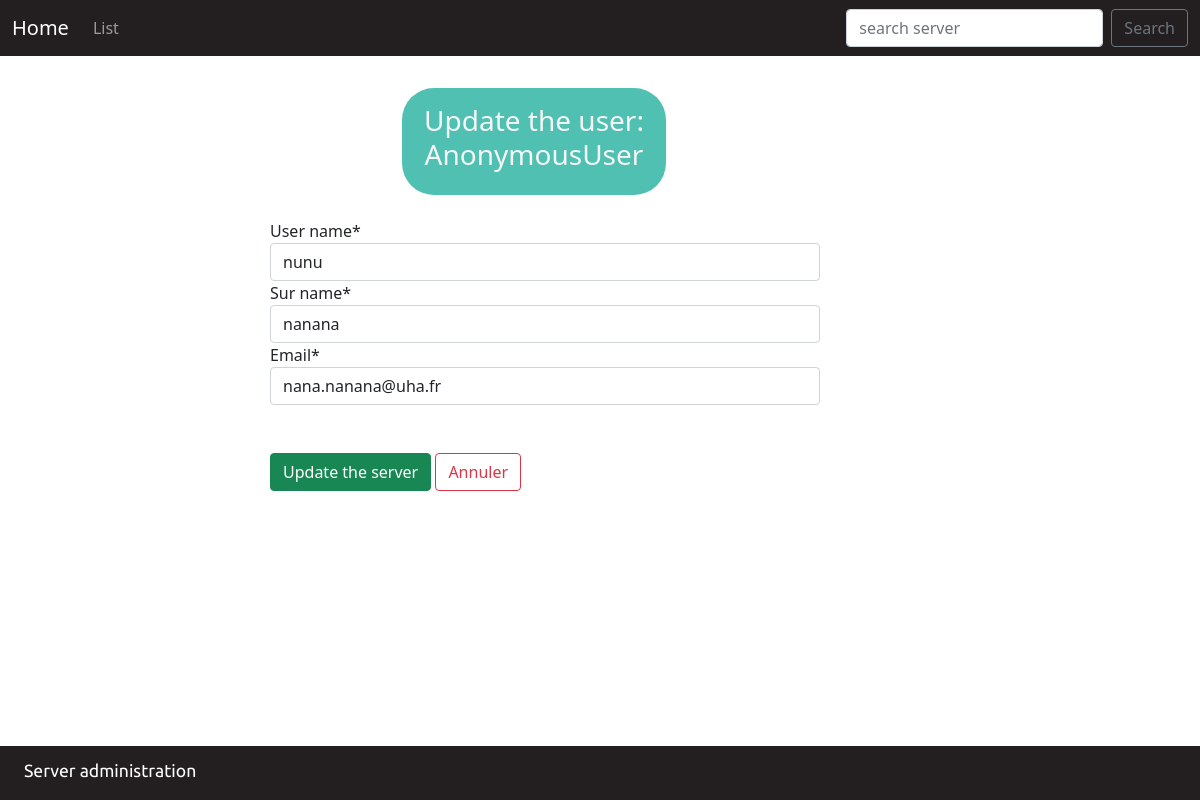
/update_users/63cd7a67e98641b9a3846511cb3eeddd, run on the app's committed database.
### crud_main/models.py (models this page shows, shortened)
class user(models.Model):
    user_id = models.UUIDField(default=uuid.uuid4, unique=True, primary_key=True, editable=False)
    user_name = models.CharField(max_length=45)
    sur_name = models.CharField(max_length=45)
    email = models.EmailField()
    class Meta:
        ordering = ["user_id"]
        verbose_name_plural = "Users"

### crud_main/views.py (the view)
# urls.py: path('update_users/<users_id>', views.update_users, name = "update_users"),
def update_users(request, users_id):
    updateObject = user.objects.get(pk=users_id)
    form = usersForm(request.POST or None, instance=updateObject)
    if form.is_valid():
        form.save()
        return redirect('crud_main:list')
    return render(request, 'crud_main/update_users.html', {'updateObject':updateObject, 'form':form} )

### crud_main/forms.py
class usersForm(ModelForm):
    class Meta:
        model = user
        fields = '__all__'

### crud_main/templates/crud_main/update_users.html (shortened to what this page needs)
{% extends 'base.html' %}
{% load crispy_forms_tags %}
{% block content %}
<div class="lol">
    <center>
        <section class="tete">
            <h3>Update the user: {{user}}</h3>
        </section>
    </center>
    <form action="" method="post">
            <div class="form-row">
                <div class="form-group col-sm-6 col-md-10">
                    {{ form.user_name|as_crispy_field }}
                </div>
            </div>
            <div class="form-row">
                <div class="form-group col-sm-6 col-md-10">
                    {{ form.sur_name|as_crispy_field }}
                </div>
            </div>
            <div class="form-row">
                <div class="form-group col-sm-6 col-md-10">
                    {{ form.email|as_crispy_field }}
                </div>
            </div>
        <br></br>
        <input class="btn btn-success" type="submit" value="Update the server">
        <a class="btn btn-outline-danger" href="{% url 'crud_main:list' %}">Annuler</a>
    </form>
</div>
{% endblock %}

### crud/static/lol.css (style rules this page uses)
body { background-color: #FFF4E9; }
.lol { margin:auto; width:55%; }
.tete { margin-left:-20%; margin-top: 2em; width: 40%; border-radius: 2em; background-color: #4fc0b2; color:rgb(245, 245, 245); padding-top:1em ; padding-bottom: 1em; }

### data on the page
user: user_name "nunu", sur_name "nanana", email "nana.nanana@uha.fr"

### other printed values
{{ user }} "AnonymousUser"
